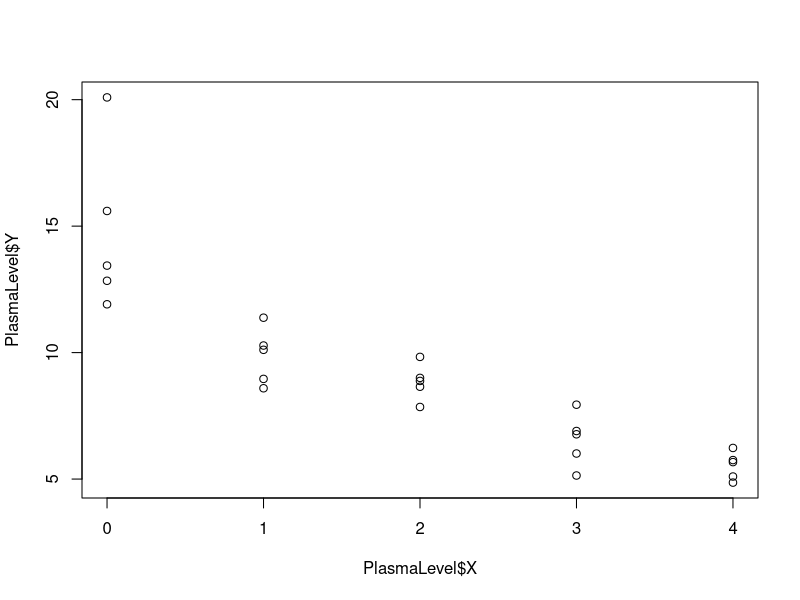
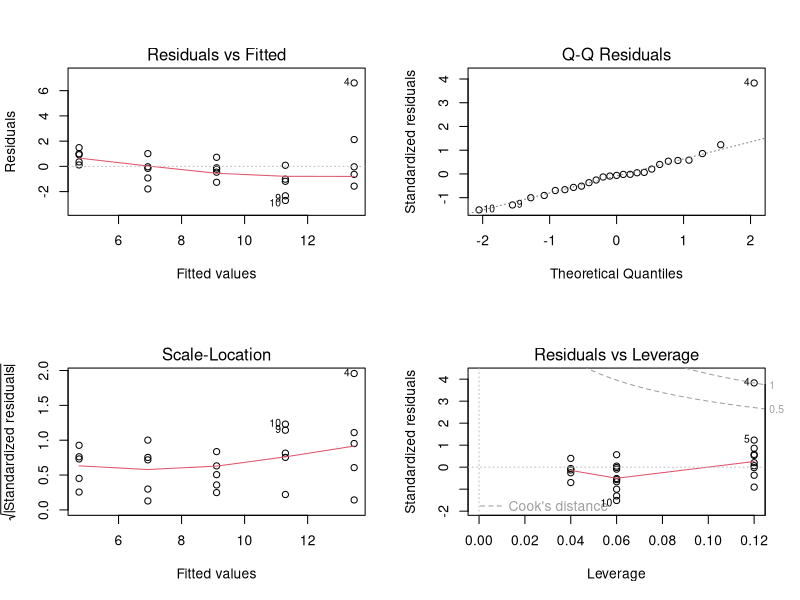

Generate these figures, in order, with R: (Note: this script raises an error after producing the figures.)
## ---- chunk 1
PlasmaLevel = read.csv("PlasmaLevel.csv")
plot(PlasmaLevel$X, PlasmaLevel$Y)
## ---- chunk 2
f = lm(Y~X, data=PlasmaLevel)
par(mfrow=c(2,2))
plot(f)
## ---- chunk 3
library(MASS)
help("boxcox")
par(mfrow=c(2,2))
boxcox(f, lambda = seq(-5,5,by=0.1))
boxcox(f, lambda = seq(-2,2,by=0.1))
boxcox(f, lambda = seq(-2,2,by=0.5))
boxcox(f, lambda = seq(-1,1,by=0.5))
## ---- chunk 4
summary(f)
## ---- chunk 5
f1 = lm(LogY~X, data=PlasmaLevel)
summary(f1)
## ---- chunk 6
par(mfrow=c(2,2))
plot(f1)
## ---- chunk 7
f2 = lm(1/sqrt(Y)~X, PlasmaLevel)
summary(f2)
## ---- chunk 8
par(mfrow=c(2,2))
plot(f2)
## ---- chunk 9
# Lowess regression
Dataset_1_20 = read.csv("Dataset_1_20.csv")
Dataset_1_20
f = lm(Dataset_1_20$X20~Dataset_1_20$X2)
plot(Dataset_1_20$X2, Dataset_1_20$X20, main="lowess")
abline(f, col=1)
lines(lowess(Dataset_1_20$X20~Dataset_1_20$X2, f=0.01), col=2)
lines(lowess(Dataset_1_20$X20~Dataset_1_20$X2, f=1/3), col=4)
lines(lowess(Dataset_1_20$X20~Dataset_1_20$X2, f=0.2), col=6)
lines(lowess(Dataset_1_20$X20~Dataset_1_20$X2, f=1), col=3)

## ---- chunk 10

## ---- chunk 11

## ---- chunk 12

## ---- chunk 13

## ---- chunk 14

## ---- chunk 15

## ---- chunk 16

## ---- chunk 17

## ---- chunk 18

